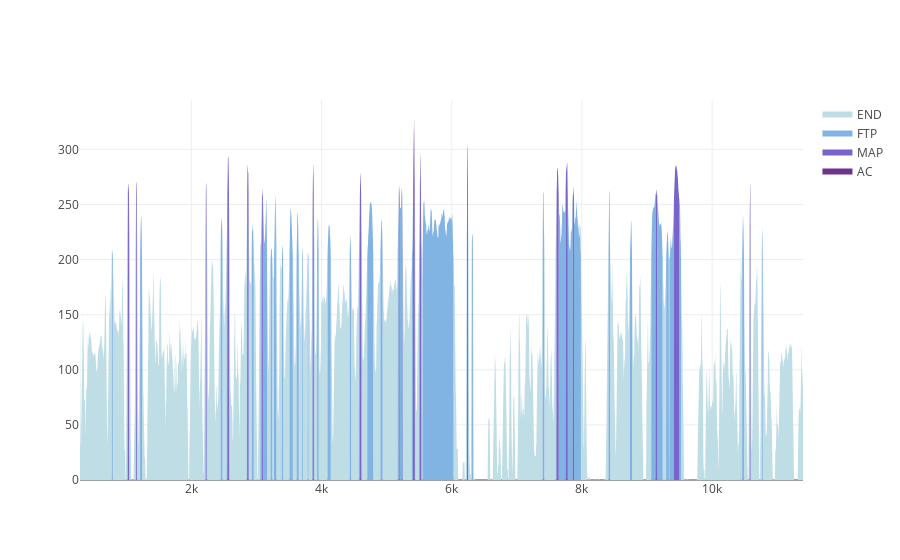

Here is the notebook cell this chart was saved with:
### Code cell
def make_trace(df, power_zone):
    rv = go.Scatter({
            'x': df.time,
            'y': watts_to_plot(df, power_zone),
            'fill':'tozeroy',
            'mode':'none',
            'fillcolor': e4DP_colors[power_zone],
            'name': e4DP_names[power_zone-1]
        })
    return rv

data = [make_trace(df, power_zone) for power_zone in range(1, len(e4DP_names))]

fig = go.Figure(data=data)
iplot(fig)

### Figure 1 — Plotly figure (JSON) as saved in the notebook; plotly's stock layout.template omitted (floating-point values rounded to 4 significant figures; data arrays with more than 128 entries replaced by an {"elided": "..."} marker saying what was removed)
{"data": [{"fill": "tozeroy", "fillcolor": "rgb(191, 221, 229)", "mode": "none", "name": "END", "type": "scatter", "uid": "c1a04e73-b74e-489d-81b8-2e8a58b22456", "x": {"elided": "11105 int values"}, "y": {"elided": "11105 float values"}}, {"fill": "tozeroy", "fillcolor": "rgb(129, 180, 227)", "mode": "none", "name": "FTP", "type": "scatter", "uid": "0fcd1103-ae07-485d-9ce7-3a5474526f20", "x": {"elided": "11105 int values"}, "y": {"elided": "11105 float values"}}, {"fill": "tozeroy", "fillcolor": "rgb(120, 100, 202)", "mode": "none", "name": "MAP", "type": "scatter", "uid": "e849d60b-8dd0-4637-90a2-b998cad6e2ea", "x": {"elided": "11105 int values"}, "y": {"elided": "11105 float values"}}, {"fill": "tozeroy", "fillcolor": "rgb(113, 50, 141)", "mode": "none", "name": "AC", "type": "scatter", "uid": "0a162eae-b95a-47b7-94cf-9ea648141716", "x": {"elided": "11105 int values"}, "y": {"elided": "11105 float values"}}], "layout": {}}
